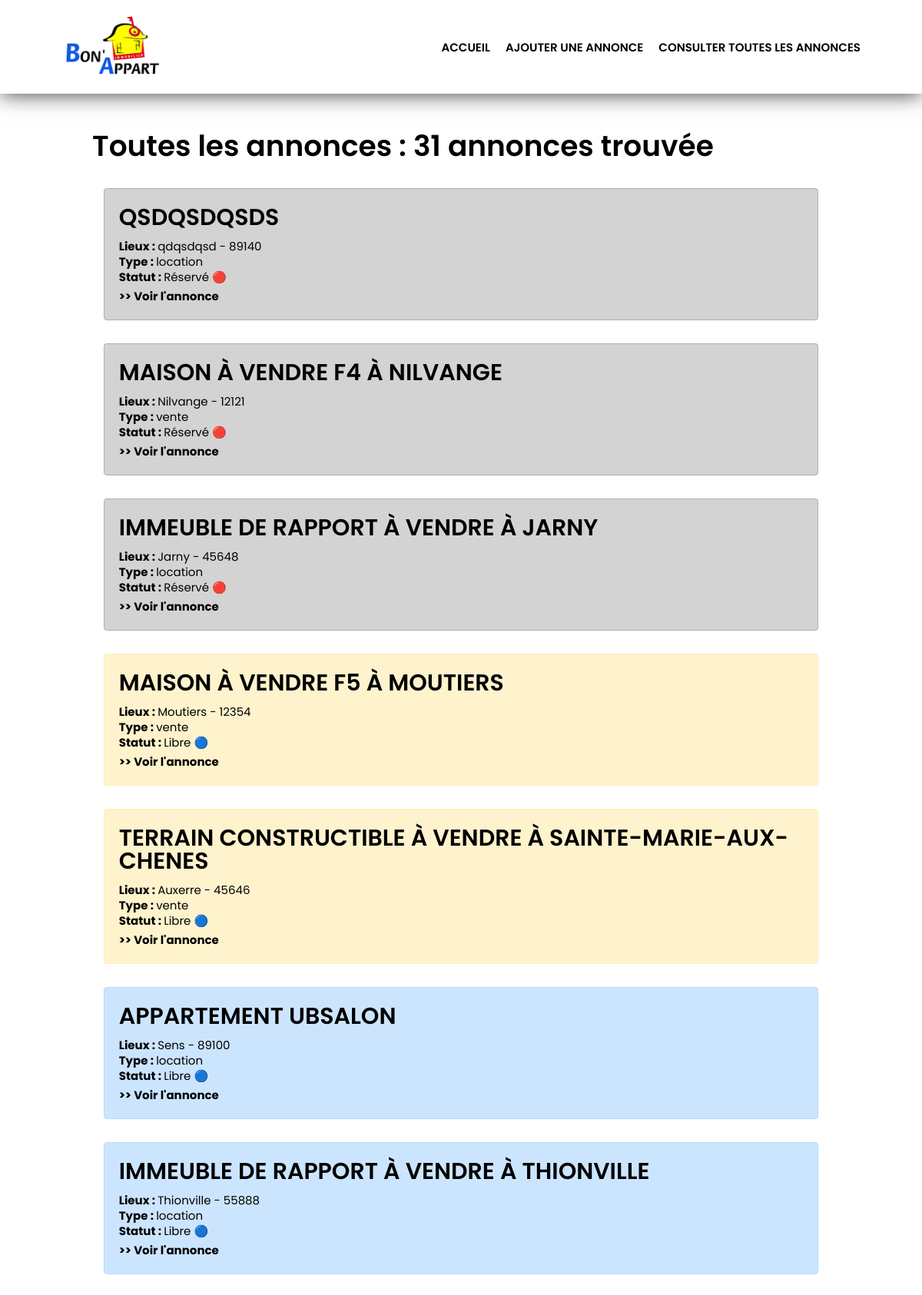
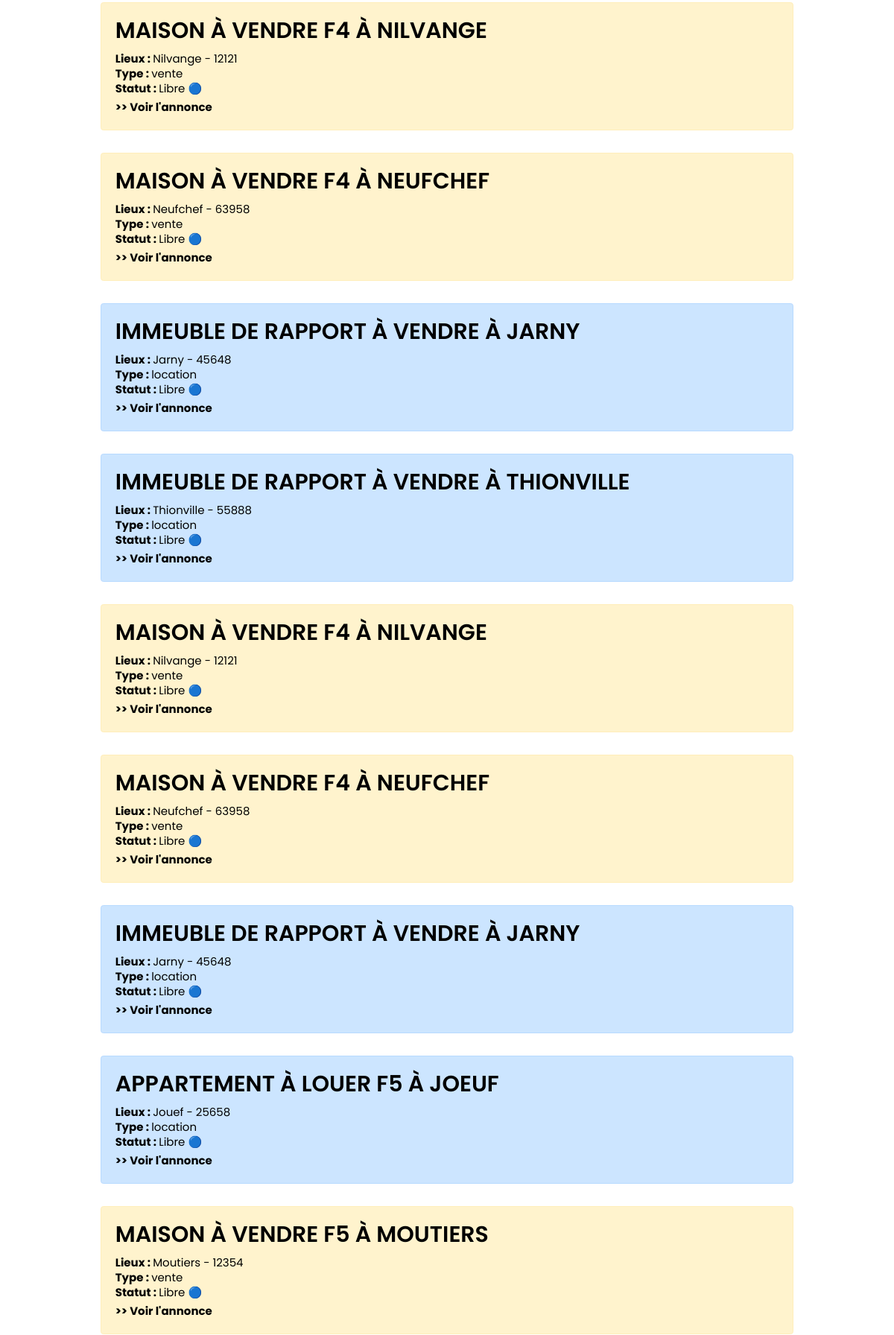
Page /all_advert.php (upper part) on the committed database (2 pictures, top to bottom).
### tables this page shows
CREATE TABLE `advert` (
  `id` int(11) NOT NULL,
  `title` varchar(100) NOT NULL,
  `description` text NOT NULL,
  `postal_code` int(5) NOT NULL,
  `city` varchar(100) NOT NULL,
  `type` varchar(20) NOT NULL,
  `price` int(20) NOT NULL,
  `reservation_message` text NOT NULL
);

### global.php (called while the page is built, shortened)
<?php
include "app/db_connect.php";
$reqAdvertAllList = $bdd->query('SELECT * FROM advert ORDER BY ID DESC');

### all_advert.php (the view, shortened to what this page needs)
<?php
include 'header.php';
?>
<main class="main-container">
      <h1>Toutes les annonces : <?= $reqAdvertAllList->rowCount() ?> annonces trouvée</h1>
      <div class="advert-list-container">
            <?php if ($reqAdvertAllList->rowCount() ==! 0) :
                  while ($value = $reqAdvertAllList->fetch()) : ?>
                        <article class="card <?= htmlspecialchars($value['type']) ?> <?php echo ($value['reservation_message']) ? 'reserved' : ''; ?>">
                              <h2><?= htmlspecialchars($value['title']) ?></h2>
                              <p><strong>Lieux : </strong> <?= htmlspecialchars($value['city']) . ' - ' .  htmlspecialchars($value['postal_code']); ?></p>
                              <p><strong>Type : </strong><?= htmlspecialchars($value['type']) ?> </p>
                              <p><strong>Statut : </strong><?php echo ($value['reservation_message']) ? 'Réservé &#128308;' : 'Libre &#128309;'; ?> </p>
                              <strong><a href="advert.php?id=<?= htmlspecialchars($value['id']) ?>">>> Voir l'annonce</a></strong>
                        </article>
                  <?php endwhile;
            else : ?>
                  <p><strong>Aucune annonce trouvé</strong></p>
            <?php endif; ?>
      </div>
</main>

### assets/stylesheets/css/main.css (style rules this page uses)
html { font-family:poppins;font-size:15px }
html h1 { font-size:2.5rem;font-weight:600;margin:10px 0 20px 0 }
html h2 { font-size:2rem;font-weight:600;margin:0px 0 15px 0 }
html a { color:inherit;text-decoration:none }
html strong { font-weight:bold }
html p { margin:5px 0 }
html .location { background:#cce5ff;border-color:#b8daff !important }
html .vente { background:#fff3cd;border-color:#ffeeba !important }
html .reserved { background:#d3d3d3 !important;border-color:#afafaf !important }
.main-container { width:80%;margin:50px auto auto auto }
.main-container .advert-list-container { display:flex;flex-wrap:wrap }
.main-container .advert-list-container .card { width:auto;padding:1.5rem 1.25rem;margin:1rem;border:1px solid transparent;border-radius:.25rem;width:100% }
.main-container .advert-list-container .card h2 { text-transform:uppercase }
.main-container .advert-list-container .card a { display:block;margin:10px 0 0 0 }

### rows in the picture
advert: title "QSDQSDQSDS", city "qdqsdqsd", postal_code "89140", type "location", reservation_message "Réservé 🔴"
advert: title "MAISON À VENDRE F4 À NILVANGE", city "Nilvange", postal_code "12121", type "vente", shows "Réservé 🔴"
advert: title "IMMEUBLE DE RAPPORT À VENDRE À JARNY", city "Jarny", postal_code "45648", type "location", reservation_message "Réservé 🔴"
advert: title "MAISON À VENDRE F5 À MOUTIERS", city "Moutiers", postal_code "12354", type "vente", reservation_message "Libre 🔵"
advert: title "TERRAIN CONSTRUCTIBLE À VENDRE À SAINTE-MARIE-AUX-CHENES", city "Auxerre", postal_code "45646", type "vente", reservation_message "Libre 🔵"
advert: title "APPARTEMENT UBSALON", city "Sens", postal_code "89100", type "location", reservation_message "Libre 🔵"
advert: title "IMMEUBLE DE RAPPORT À VENDRE À THIONVILLE", city "Thionville", postal_code "55888", type "location", reservation_message "Libre 🔵"
advert: title "MAISON À VENDRE F4 À NILVANGE", city "Nilvange", postal_code "12121", type "vente", reservation_message "Libre 🔵"
advert: title "MAISON À VENDRE F4 À NEUFCHEF", city "Neufchef", postal_code "63958", type "vente", reservation_message "Libre 🔵"
advert: title "IMMEUBLE DE RAPPORT À VENDRE À JARNY", city "Jarny", postal_code "45648", type "location", reservation_message "Libre 🔵"
advert: title "IMMEUBLE DE RAPPORT À VENDRE À THIONVILLE", city "Thionville", postal_code "55888", type "location", reservation_message "Libre 🔵"
advert: title "MAISON À VENDRE F4 À NILVANGE", city "Nilvange", postal_code "12121", type "vente", reservation_message "Libre 🔵"
advert: title "MAISON À VENDRE F4 À NEUFCHEF", city "Neufchef", postal_code "63958", type "vente", reservation_message "Libre 🔵"
advert: title "IMMEUBLE DE RAPPORT À VENDRE À JARNY", city "Jarny", postal_code "45648", type "location", reservation_message "Libre 🔵"
advert: title "APPARTEMENT À LOUER F5 À JOEUF", city "Jouef", postal_code "25658", type "location", reservation_message "Libre 🔵"
advert: title "MAISON À VENDRE F5 À MOUTIERS", city "Moutiers", postal_code "12354", type "vente", reservation_message "Libre 🔵"

### other values in the picture
$reqAdvertAllList->rowCount() "31"
